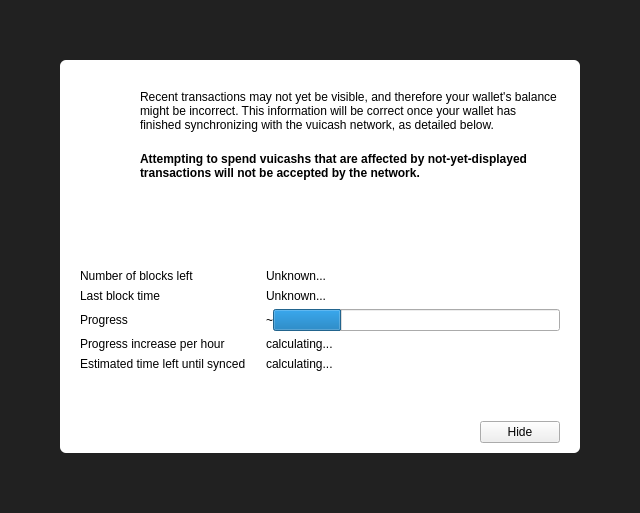
<?xml version="1.0" encoding="UTF-8"?>
<ui version="4.0">
 <class>ModalOverlay</class>
 <widget class="ModalOverlay" name="ModalOverlay">
  <property name="geometry">
   <rect>
    <x>0</x>
    <y>0</y>
    <width>640</width>
    <height>513</height>
   </rect>
  </property>
  <property name="windowTitle">
   <string>Form</string>
  </property>
  <layout class="QVBoxLayout" name="verticalLayout" stretch="0">
   <property name="sizeConstraint">
    <enum>QLayout::SetDefaultConstraint</enum>
   </property>
   <property name="leftMargin">
    <number>0</number>
   </property>
   <property name="topMargin">
    <number>0</number>
   </property>
   <property name="rightMargin">
    <number>0</number>
   </property>
   <property name="bottomMargin">
    <number>0</number>
   </property>
   <item>
    <widget class="QWidget" name="bgWidget" native="true">
     <property name="styleSheet">
      <string notr="true">#bgWidget { background: rgba(0,0,0,220); }</string>
     </property>
     <layout class="QVBoxLayout" name="verticalLayoutMain" stretch="0">
      <property name="leftMargin">
       <number>60</number>
      </property>
      <property name="topMargin">
       <number>60</number>
      </property>
      <property name="rightMargin">
       <number>60</number>
      </property>
      <property name="bottomMargin">
       <number>60</number>
      </property>
      <item>
       <widget class="QWidget" name="contentWidget" native="true">
        <property name="styleSheet">
         <string notr="true">#contentWidget { background: white; border-radius: 6px; }</string>
        </property>
        <layout class="QVBoxLayout" name="verticalLayout_3" stretch="1,0,0">
         <property name="spacing">
          <number>0</number>
         </property>
         <property name="leftMargin">
          <number>20</number>
         </property>
         <property name="topMargin">
          <number>10</number>
         </property>
         <property name="rightMargin">
          <number>20</number>
         </property>
         <property name="bottomMargin">
          <number>10</number>
         </property>
         <item>
          <widget class="QStackedWidget" name="stackedWidget">
           <property name="currentIndex">
            <number>0</number>
           </property>
           <widget class="QWidget" name="page">
            <layout class="QVBoxLayout" name="verticalLayout_2">
             <property name="spacing">
              <number>0</number>
             </property>
             <property name="leftMargin">
              <number>0</number>
             </property>
             <property name="topMargin">
              <number>0</number>
             </property>
             <property name="rightMargin">
              <number>0</number>
             </property>
             <property name="bottomMargin">
              <number>0</number>
             </property>
             <item>
              <layout class="QHBoxLayout" name="horizontalLayoutIconText" stretch="0,1">
               <property name="spacing">
                <number>20</number>
               </property>
               <property name="topMargin">
                <number>20</number>
               </property>
               <item>
                <layout class="QVBoxLayout" name="verticalLayoutIcon">
                 <item>
                  <widget class="QPushButton" name="warningIcon">
                   <property name="enabled">
                    <bool>false</bool>
                   </property>
                   <property name="text">
                    <string/>
                   </property>
                   <property name="icon">
                    <iconset>
                     <normaloff>:/icons/warning</normaloff>
                     <disabledoff>:/icons/warning</disabledoff>:/icons/warning</iconset>
                   </property>
                   <property name="iconSize">
                    <size>
                     <width>48</width>
                     <height>48</height>
                    </size>
                   </property>
                   <property name="flat">
                    <bool>true</bool>
                   </property>
                  </widget>
                 </item>
                 <item>
                  <spacer name="verticalSpacerWarningIcon">
                   <property name="orientation">
                    <enum>Qt::Vertical</enum>
                   </property>
                   <property name="sizeHint" stdset="0">
                    <size>
                     <width>20</width>
                     <height>40</height>
                    </size>
                   </property>
                  </spacer>
                 </item>
                </layout>
               </item>
               <item>
                <layout class="QVBoxLayout" name="verticalLayoutInfoText">
                 <property name="leftMargin">
                  <number>0</number>
                 </property>
                 <property name="topMargin">
                  <number>0</number>
                 </property>
                 <item>
                  <widget class="QLabel" name="infoText">
                   <property name="text">
                    <string>Recent transactions may not yet be visible, and therefore your wallet's balance might be incorrect. This information will be correct once your wallet has finished synchronizing with the vuicash network, as detailed below.</string>
                   </property>
                   <property name="textFormat">
                    <enum>Qt::RichText</enum>
                   </property>
                   <property name="wordWrap">
                    <bool>true</bool>
                   </property>
                  </widget>
                 </item>
                 <item>
                  <widget class="QLabel" name="infoTextStrong">
                   <property name="font">
                    <font>
                     <weight>75</weight>
                     <bold>true</bold>
                    </font>
                   </property>
                   <property name="text">
                    <string>Attempting to spend vuicashs that are affected by not-yet-displayed transactions will not be accepted by the network.</string>
                   </property>
                   <property name="textFormat">
                    <enum>Qt::RichText</enum>
                   </property>
                   <property name="wordWrap">
                    <bool>true</bool>
                   </property>
                  </widget>
                 </item>
                 <item>
                  <spacer name="verticalSpacerInTextSpace">
                   <property name="orientation">
                    <enum>Qt::Vertical</enum>
                   </property>
                   <property name="sizeHint" stdset="0">
                    <size>
                     <width>20</width>
                     <height>40</height>
                    </size>
                   </property>
                  </spacer>
                 </item>
                </layout>
               </item>
              </layout>
             </item>
             <item>
              <layout class="QFormLayout" name="formLayout">
               <property name="fieldGrowthPolicy">
                <enum>QFormLayout::ExpandingFieldsGrow</enum>
               </property>
               <property name="horizontalSpacing">
                <number>20</number>
               </property>
               <property name="verticalSpacing">
                <number>6</number>
               </property>
               <property name="topMargin">
                <number>10</number>
               </property>
               <item row="0" column="0">
                <widget class="QLabel" name="labelNumberOfBlocksLeft">
                 <property name="font">
                  <font>
                   <weight>50</weight>
                   <bold>false</bold>
                  </font>
                 </property>
                 <property name="text">
                  <string>Number of blocks left</string>
                 </property>
                </widget>
               </item>
               <item row="0" column="1">
                <widget class="QLabel" name="numberOfBlocksLeft">
                 <property name="sizePolicy">
                  <sizepolicy hsizetype="Expanding" vsizetype="Preferred">
                   <horstretch>0</horstretch>
                   <verstretch>0</verstretch>
                  </sizepolicy>
                 </property>
                 <property name="text">
                  <string>Unknown...</string>
                 </property>
                </widget>
               </item>
               <item row="1" column="0">
                <widget class="QLabel" name="labelLastBlockTime">
                 <property name="font">
                  <font>
                   <weight>50</weight>
                   <bold>false</bold>
                  </font>
                 </property>
                 <property name="text">
                  <string>Last block time</string>
                 </property>
                </widget>
               </item>
               <item row="1" column="1">
                <widget class="QLabel" name="newestBlockDate">
                 <property name="sizePolicy">
                  <sizepolicy hsizetype="Expanding" vsizetype="Preferred">
                   <horstretch>0</horstretch>
                   <verstretch>0</verstretch>
                  </sizepolicy>
                 </property>
                 <property name="text">
                  <string>Unknown...</string>
                 </property>
                </widget>
               </item>
               <item row="2" column="0">
                <widget class="QLabel" name="labelSyncDone">
                 <property name="font">
                  <font>
                   <weight>50</weight>
                   <bold>false</bold>
                  </font>
                 </property>
                 <property name="text">
                  <string>Progress</string>
                 </property>
                </widget>
               </item>
               <item row="2" column="1">
                <layout class="QHBoxLayout" name="horizontalLayoutSync" stretch="0,1">
                 <item>
                  <widget class="QLabel" name="percentageProgress">
                   <property name="text">
                    <string notr="true">~</string>
                   </property>
                  </widget>
                 </item>
                 <item>
                  <widget class="QProgressBar" name="progressBar">
                   <property name="value">
                    <number>24</number>
                   </property>
                   <property name="format">
                    <string/>
                   </property>
                  </widget>
                 </item>
                </layout>
               </item>
               <item row="4" column="0">
                <widget class="QLabel" name="labelProgressIncrease">
                 <property name="font">
                  <font>
                   <weight>50</weight>
                   <bold>false</bold>
                  </font>
                 </property>
                 <property name="text">
                  <string>Progress increase per hour</string>
                 </property>
                </widget>
               </item>
               <item row="4" column="1">
                <widget class="QLabel" name="progressIncreasePerH">
                 <property name="sizePolicy">
                  <sizepolicy hsizetype="Expanding" vsizetype="Preferred">
                   <horstretch>0</horstretch>
                   <verstretch>0</verstretch>
                  </sizepolicy>
                 </property>
                 <property name="text">
                  <string>calculating...</string>
                 </property>
                </widget>
               </item>
               <item row="5" column="0">
                <widget class="QLabel" name="labelEstimatedTimeLeft">
                 <property name="font">
                  <font>
                   <weight>50</weight>
                   <bold>false</bold>
                  </font>
                 </property>
                 <property name="text">
                  <string>Estimated time left until synced</string>
                 </property>
                </widget>
               </item>
               <item row="5" column="1">
                <widget class="QLabel" name="expectedTimeLeft">
                 <property name="sizePolicy">
                  <sizepolicy hsizetype="Expanding" vsizetype="Preferred">
                   <horstretch>0</horstretch>
                   <verstretch>0</verstretch>
                  </sizepolicy>
                 </property>
                 <property name="text">
                  <string>calculating...</string>
                 </property>
                </widget>
               </item>
              </layout>
             </item>
            </layout>
           </widget>
           <widget class="QWidget" name="page_2">
            <layout class="QVBoxLayout" name="verticalLayout_4">
             <property name="spacing">
              <number>15</number>
             </property>
             <property name="topMargin">
              <number>40</number>
             </property>
             <property name="bottomMargin">
              <number>40</number>
             </property>
             <item>
              <layout class="QHBoxLayout" name="horizontalLayout_2">
               <item>
                <spacer name="horizontalSpacer_4">
                 <property name="orientation">
                  <enum>Qt::Horizontal</enum>
                 </property>
                 <property name="sizeHint" stdset="0">
                  <size>
                   <width>40</width>
                   <height>20</height>
                  </size>
                 </property>
                </spacer>
               </item>
               <item>
                <widget class="QPushButton" name="warningIconBackup">
                 <property name="enabled">
                  <bool>false</bool>
                 </property>
                 <property name="text">
                  <string/>
                 </property>
                 <property name="icon">
                  <iconset>
                   <normaloff>:/styles/app-icons/message_warning</normaloff>
                   <disabledoff>:/styles/app-icons/message_warning</disabledoff>:/styles/app-icons/message_warning</iconset>
                 </property>
                 <property name="iconSize">
                  <size>
                   <width>120</width>
                   <height>120</height>
                  </size>
                 </property>
                 <property name="flat">
                  <bool>true</bool>
                 </property>
                </widget>
               </item>
               <item>
                <spacer name="horizontalSpacer_5">
                 <property name="orientation">
                  <enum>Qt::Horizontal</enum>
                 </property>
                 <property name="sizeHint" stdset="0">
                  <size>
                   <width>40</width>
                   <height>20</height>
                  </size>
                 </property>
                </spacer>
               </item>
              </layout>
             </item>
             <item>
              <widget class="QLabel" name="labelNote">
               <property name="text">
                <string>IMPORATANT NOTE!</string>
               </property>
               <property name="alignment">
                <set>Qt::AlignCenter</set>
               </property>
              </widget>
             </item>
             <item>
              <widget class="QLabel" name="labelMessage">
               <property name="text">
                <string>Making a backup of your wallet helps ensure you can always maintain access to your funds. Please backup your wallet in order to avoid losing funds.</string>
               </property>
               <property name="alignment">
                <set>Qt::AlignCenter</set>
               </property>
               <property name="wordWrap">
                <bool>true</bool>
               </property>
              </widget>
             </item>
             <item>
              <spacer name="verticalSpacer">
               <property name="orientation">
                <enum>Qt::Vertical</enum>
               </property>
               <property name="sizeType">
                <enum>QSizePolicy::Expanding</enum>
               </property>
               <property name="sizeHint" stdset="0">
                <size>
                 <width>20</width>
                 <height>40</height>
                </size>
               </property>
              </spacer>
             </item>
             <item>
              <layout class="QHBoxLayout" name="horizontalLayout">
               <item>
                <spacer name="horizontalSpacer_2">
                 <property name="orientation">
                  <enum>Qt::Horizontal</enum>
                 </property>
                 <property name="sizeHint" stdset="0">
                  <size>
                   <width>40</width>
                   <height>20</height>
                  </size>
                 </property>
                </spacer>
               </item>
               <item>
                <widget class="QPushButton" name="walletBackupButton">
                 <property name="text">
                  <string>Wallet backup</string>
                 </property>
                </widget>
               </item>
               <item>
                <spacer name="horizontalSpacer_3">
                 <property name="orientation">
                  <enum>Qt::Horizontal</enum>
                 </property>
                 <property name="sizeHint" stdset="0">
                  <size>
                   <width>40</width>
                   <height>20</height>
                  </size>
                 </property>
                </spacer>
               </item>
              </layout>
             </item>
            </layout>
           </widget>
          </widget>
         </item>
         <item>
          <spacer name="verticalSpacerAfterText">
           <property name="orientation">
            <enum>Qt::Vertical</enum>
           </property>
           <property name="sizeHint" stdset="0">
            <size>
             <width>20</width>
             <height>40</height>
            </size>
           </property>
          </spacer>
         </item>
         <item>
          <layout class="QHBoxLayout" name="horizontalLayoutButtons">
           <property name="leftMargin">
            <number>10</number>
           </property>
           <property name="topMargin">
            <number>10</number>
           </property>
           <item>
            <spacer name="horizontalSpacer">
             <property name="orientation">
              <enum>Qt::Horizontal</enum>
             </property>
             <property name="sizeHint" stdset="0">
              <size>
               <width>40</width>
               <height>20</height>
              </size>
             </property>
            </spacer>
           </item>
           <item>
            <widget class="QPushButton" name="closeButton">
             <property name="text">
              <string>Hide</string>
             </property>
            </widget>
           </item>
          </layout>
         </item>
        </layout>
       </widget>
      </item>
     </layout>
    </widget>
   </item>
  </layout>
 </widget>
 <customwidgets>
  <customwidget>
   <class>ModalOverlay</class>
   <extends>QWidget</extends>
   <header>modaloverlay.h</header>
   <container>1</container>
  </customwidget>
 </customwidgets>
 <resources/>
 <connections/>
</ui>
